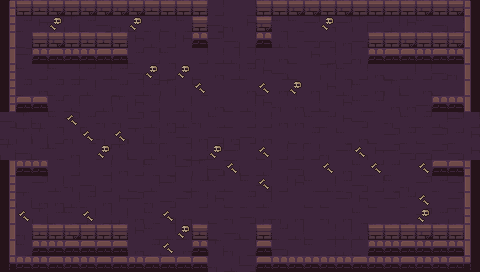

A level layout from a 2D game, rendered from its tile map. Below: a short description, then the map file with tile-grid data replaced by summaries:
An orthogonal 30x17 tile map with 16x16 px tiles, 6 tile layers (ground, dressing, decor, walls, ...) and 9 objects (5x ENTRY, 4x PROP).

<map version="1.10" tiledversion="1.10.2" orientation="orthogonal" renderorder="right-down" width="30" height="17" tilewidth="16" tileheight="16" infinite="0" nextlayerid="8" nextobjectid="10">
 <tileset firstgid="1" name="dungeon" tilewidth="16" tileheight="16" tilecount="100" columns="10">
  <image source="../../../gfx/tiles/depths/dungeon_tileset.png" width="160" height="160" />
 </tileset>
 <layer id="1" name="ground" width="30" height="17">
  <data>[510 cells, 510 non-empty, 12 distinct tile ids]</data>
 </layer>
 <layer id="2" name="dressing" width="30" height="17">
  <data>[510 cells, 27 non-empty, 2 distinct tile ids]</data>
 </layer>
 <layer id="3" name="decor" width="30" height="17">
  <data>[510 cells, 0 non-empty, 0 distinct tile ids]</data>
 </layer>
 <layer id="4" name="walls" width="30" height="17">
  <data>[510 cells, 78 non-empty, 18 distinct tile ids]</data>
 </layer>
 <layer id="5" name="props" width="30" height="17">
  <data>[510 cells, 64 non-empty, 8 distinct tile ids]</data>
 </layer>
 <layer id="6" name="overhead" width="30" height="17">
  <data>[510 cells, 0 non-empty, 0 distinct tile ids]</data>
 </layer>
 <objectgroup id="7" name="spawns">
  <object id="1" name="UP" type="ENTRY" x="232" y="24" />
  <object id="2" name="DOWN" type="ENTRY" x="232" y="248" />
  <object id="3" name="LEFT" type="ENTRY" x="24" y="136" />
  <object id="4" name="RIGHT" type="ENTRY" x="456" y="136" />
  <object id="5" name="" type="ENTRY" x="248" y="136" />
  <object id="6" name="torch" type="PROP" x="56" y="264" />
  <object id="7" name="torch" type="PROP" x="424" y="264" />
  <object id="8" name="torch" type="PROP" x="8" y="232" />
  <object id="9" name="torch" type="PROP" x="472" y="232" />
 </objectgroup>
</map>
